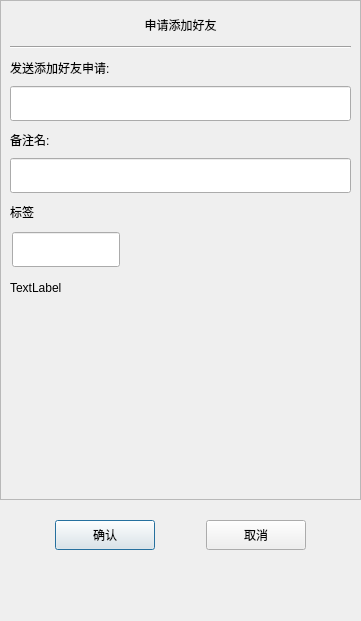
<?xml version="1.0" encoding="UTF-8"?>
<ui version="4.0">
 <class>ApplyFriend</class>
 <widget class="QDialog" name="ApplyFriend">
  <property name="geometry">
   <rect>
    <x>0</x>
    <y>0</y>
    <width>361</width>
    <height>621</height>
   </rect>
  </property>
  <property name="minimumSize">
   <size>
    <width>361</width>
    <height>621</height>
   </size>
  </property>
  <property name="maximumSize">
   <size>
    <width>361</width>
    <height>621</height>
   </size>
  </property>
  <property name="windowTitle">
   <string>Dialog</string>
  </property>
  <layout class="QVBoxLayout" name="verticalLayout">
   <property name="spacing">
    <number>0</number>
   </property>
   <property name="leftMargin">
    <number>0</number>
   </property>
   <property name="topMargin">
    <number>0</number>
   </property>
   <property name="rightMargin">
    <number>0</number>
   </property>
   <property name="bottomMargin">
    <number>0</number>
   </property>
   <item>
    <widget class="QScrollArea" name="scrollArea">
     <property name="minimumSize">
      <size>
       <width>0</width>
       <height>500</height>
      </size>
     </property>
     <property name="widgetResizable">
      <bool>true</bool>
     </property>
     <widget class="QWidget" name="scrollContent">
      <property name="geometry">
       <rect>
        <x>0</x>
        <y>0</y>
        <width>359</width>
        <height>498</height>
       </rect>
      </property>
      <layout class="QVBoxLayout" name="verticalLayout_2">
       <property name="spacing">
        <number>0</number>
       </property>
       <property name="leftMargin">
        <number>0</number>
       </property>
       <property name="topMargin">
        <number>11</number>
       </property>
       <property name="rightMargin">
        <number>0</number>
       </property>
       <property name="bottomMargin">
        <number>11</number>
       </property>
       <item>
        <widget class="QLabel" name="applyLabel">
         <property name="minimumSize">
          <size>
           <width>0</width>
           <height>25</height>
          </size>
         </property>
         <property name="maximumSize">
          <size>
           <width>16777215</width>
           <height>25</height>
          </size>
         </property>
         <property name="text">
          <string>申请添加好友</string>
         </property>
         <property name="alignment">
          <set>Qt::AlignCenter</set>
         </property>
        </widget>
       </item>
       <item>
        <widget class="QWidget" name="applyWid" native="true">
         <layout class="QVBoxLayout" name="verticalLayout_3">
          <item>
           <widget class="Line" name="line">
            <property name="orientation">
             <enum>Qt::Horizontal</enum>
            </property>
           </widget>
          </item>
          <item>
           <widget class="QLabel" name="label">
            <property name="minimumSize">
             <size>
              <width>0</width>
              <height>25</height>
             </size>
            </property>
            <property name="maximumSize">
             <size>
              <width>16777215</width>
              <height>25</height>
             </size>
            </property>
            <property name="text">
             <string>发送添加好友申请:</string>
            </property>
           </widget>
          </item>
          <item>
           <widget class="CustomizeEdit" name="nameEdit">
            <property name="minimumSize">
             <size>
              <width>0</width>
              <height>35</height>
             </size>
            </property>
            <property name="maximumSize">
             <size>
              <width>16777215</width>
              <height>35</height>
             </size>
            </property>
           </widget>
          </item>
          <item>
           <widget class="QLabel" name="label_2">
            <property name="minimumSize">
             <size>
              <width>0</width>
              <height>25</height>
             </size>
            </property>
            <property name="maximumSize">
             <size>
              <width>16777215</width>
              <height>25</height>
             </size>
            </property>
            <property name="text">
             <string>备注名:</string>
            </property>
           </widget>
          </item>
          <item>
           <widget class="CustomizeEdit" name="backEdit">
            <property name="minimumSize">
             <size>
              <width>0</width>
              <height>35</height>
             </size>
            </property>
            <property name="maximumSize">
             <size>
              <width>16777215</width>
              <height>35</height>
             </size>
            </property>
           </widget>
          </item>
          <item>
           <widget class="QLabel" name="label_3">
            <property name="minimumSize">
             <size>
              <width>0</width>
              <height>25</height>
             </size>
            </property>
            <property name="maximumSize">
             <size>
              <width>16777215</width>
              <height>25</height>
             </size>
            </property>
            <property name="text">
             <string>标签</string>
            </property>
           </widget>
          </item>
          <item>
           <widget class="QWidget" name="lbGroupWid" native="true">
            <property name="minimumSize">
             <size>
              <width>0</width>
              <height>50</height>
             </size>
            </property>
            <layout class="QVBoxLayout" name="verticalLayout_4">
             <property name="spacing">
              <number>0</number>
             </property>
             <property name="leftMargin">
              <number>0</number>
             </property>
             <property name="topMargin">
              <number>0</number>
             </property>
             <property name="rightMargin">
              <number>0</number>
             </property>
             <property name="bottomMargin">
              <number>0</number>
             </property>
             <item>
              <widget class="QWidget" name="gridWidget" native="true">
               <property name="minimumSize">
                <size>
                 <width>0</width>
                 <height>40</height>
                </size>
               </property>
               <property name="maximumSize">
                <size>
                 <width>16777215</width>
                 <height>40</height>
                </size>
               </property>
               <widget class="CustomizeEdit" name="lbEdit">
                <property name="geometry">
                 <rect>
                  <x>2</x>
                  <y>2</y>
                  <width>108</width>
                  <height>35</height>
                 </rect>
                </property>
                <property name="maximumSize">
                 <size>
                  <width>16777215</width>
                  <height>35</height>
                 </size>
                </property>
               </widget>
              </widget>
             </item>
             <item>
              <widget class="QWidget" name="inputWidget" native="true">
               <property name="minimumSize">
                <size>
                 <width>0</width>
                 <height>35</height>
                </size>
               </property>
               <property name="maximumSize">
                <size>
                 <width>16777215</width>
                 <height>35</height>
                </size>
               </property>
               <layout class="QVBoxLayout" name="verticalLayout_5">
                <property name="spacing">
                 <number>0</number>
                </property>
                <property name="leftMargin">
                 <number>0</number>
                </property>
                <property name="topMargin">
                 <number>0</number>
                </property>
                <property name="rightMargin">
                 <number>0</number>
                </property>
                <property name="bottomMargin">
                 <number>0</number>
                </property>
                <item>
                 <widget class="ClickedOnceLabel" name="tipLb">
                  <property name="text">
                   <string>TextLabel</string>
                  </property>
                 </widget>
                </item>
               </layout>
              </widget>
             </item>
            </layout>
           </widget>
          </item>
          <item>
           <widget class="QWidget" name="widget" native="true">
            <property name="minimumSize">
             <size>
              <width>0</width>
              <height>60</height>
             </size>
            </property>
            <layout class="QHBoxLayout" name="horizontalLayout_2">
             <property name="leftMargin">
              <number>0</number>
             </property>
             <property name="topMargin">
              <number>0</number>
             </property>
             <property name="rightMargin">
              <number>0</number>
             </property>
             <property name="bottomMargin">
              <number>0</number>
             </property>
             <item>
              <widget class="QWidget" name="labelList" native="true">
               <property name="minimumSize">
                <size>
                 <width>287</width>
                 <height>50</height>
                </size>
               </property>
               <property name="maximumSize">
                <size>
                 <width>287</width>
                 <height>16777215</height>
                </size>
               </property>
              </widget>
             </item>
             <item>
              <widget class="QWidget" name="moreLabelWid" native="true">
               <property name="minimumSize">
                <size>
                 <width>30</width>
                 <height>0</height>
                </size>
               </property>
               <property name="maximumSize">
                <size>
                 <width>30</width>
                 <height>16777215</height>
                </size>
               </property>
               <layout class="QVBoxLayout" name="verticalLayout_6">
                <property name="spacing">
                 <number>0</number>
                </property>
                <property name="leftMargin">
                 <number>0</number>
                </property>
                <property name="topMargin">
                 <number>0</number>
                </property>
                <property name="rightMargin">
                 <number>0</number>
                </property>
                <property name="bottomMargin">
                 <number>0</number>
                </property>
                <item>
                 <spacer name="verticalSpacer_3">
                  <property name="orientation">
                   <enum>Qt::Vertical</enum>
                  </property>
                  <property name="sizeHint" stdset="0">
                   <size>
                    <width>20</width>
                    <height>40</height>
                   </size>
                  </property>
                 </spacer>
                </item>
                <item>
                 <widget class="ClickedOnceLabel" name="moreLabel">
                  <property name="minimumSize">
                   <size>
                    <width>25</width>
                    <height>25</height>
                   </size>
                  </property>
                  <property name="maximumSize">
                   <size>
                    <width>25</width>
                    <height>25</height>
                   </size>
                  </property>
                  <property name="text">
                   <string/>
                  </property>
                 </widget>
                </item>
                <item>
                 <spacer name="verticalSpacer_4">
                  <property name="orientation">
                   <enum>Qt::Vertical</enum>
                  </property>
                  <property name="sizeHint" stdset="0">
                   <size>
                    <width>20</width>
                    <height>40</height>
                   </size>
                  </property>
                 </spacer>
                </item>
               </layout>
              </widget>
             </item>
            </layout>
           </widget>
          </item>
         </layout>
        </widget>
       </item>
      </layout>
     </widget>
    </widget>
   </item>
   <item>
    <spacer name="verticalSpacer">
     <property name="orientation">
      <enum>Qt::Vertical</enum>
     </property>
     <property name="sizeType">
      <enum>QSizePolicy::Fixed</enum>
     </property>
     <property name="sizeHint" stdset="0">
      <size>
       <width>20</width>
       <height>10</height>
      </size>
     </property>
    </spacer>
   </item>
   <item>
    <widget class="QWidget" name="applySureWid" native="true">
     <property name="minimumSize">
      <size>
       <width>0</width>
       <height>50</height>
      </size>
     </property>
     <layout class="QHBoxLayout" name="horizontalLayout">
      <item>
       <spacer name="horizontalSpacer">
        <property name="orientation">
         <enum>Qt::Horizontal</enum>
        </property>
        <property name="sizeHint" stdset="0">
         <size>
          <width>40</width>
          <height>20</height>
         </size>
        </property>
       </spacer>
      </item>
      <item>
       <widget class="ClickBtn" name="sureBtn">
        <property name="minimumSize">
         <size>
          <width>100</width>
          <height>30</height>
         </size>
        </property>
        <property name="maximumSize">
         <size>
          <width>100</width>
          <height>30</height>
         </size>
        </property>
        <property name="text">
         <string>确认</string>
        </property>
       </widget>
      </item>
      <item>
       <spacer name="horizontalSpacer_3">
        <property name="orientation">
         <enum>Qt::Horizontal</enum>
        </property>
        <property name="sizeHint" stdset="0">
         <size>
          <width>40</width>
          <height>20</height>
         </size>
        </property>
       </spacer>
      </item>
      <item>
       <widget class="ClickBtn" name="cancelBtn">
        <property name="minimumSize">
         <size>
          <width>100</width>
          <height>30</height>
         </size>
        </property>
        <property name="maximumSize">
         <size>
          <width>100</width>
          <height>30</height>
         </size>
        </property>
        <property name="text">
         <string>取消</string>
        </property>
       </widget>
      </item>
      <item>
       <spacer name="horizontalSpacer_2">
        <property name="orientation">
         <enum>Qt::Horizontal</enum>
        </property>
        <property name="sizeHint" stdset="0">
         <size>
          <width>40</width>
          <height>20</height>
         </size>
        </property>
       </spacer>
      </item>
     </layout>
    </widget>
   </item>
   <item>
    <spacer name="verticalSpacer_2">
     <property name="orientation">
      <enum>Qt::Vertical</enum>
     </property>
     <property name="sizeHint" stdset="0">
      <size>
       <width>20</width>
       <height>40</height>
      </size>
     </property>
    </spacer>
   </item>
  </layout>
 </widget>
 <customwidgets>
  <customwidget>
   <class>ClickBtn</class>
   <extends>QPushButton</extends>
   <header>clickbtn.h</header>
  </customwidget>
  <customwidget>
   <class>CustomizeEdit</class>
   <extends>QLineEdit</extends>
   <header location="global">customizeedit.h</header>
  </customwidget>
  <customwidget>
   <class>ClickedOnceLabel</class>
   <extends>QLabel</extends>
   <header location="global">clickedoncelabel.h</header>
  </customwidget>
 </customwidgets>
 <resources/>
 <connections/>
</ui>
